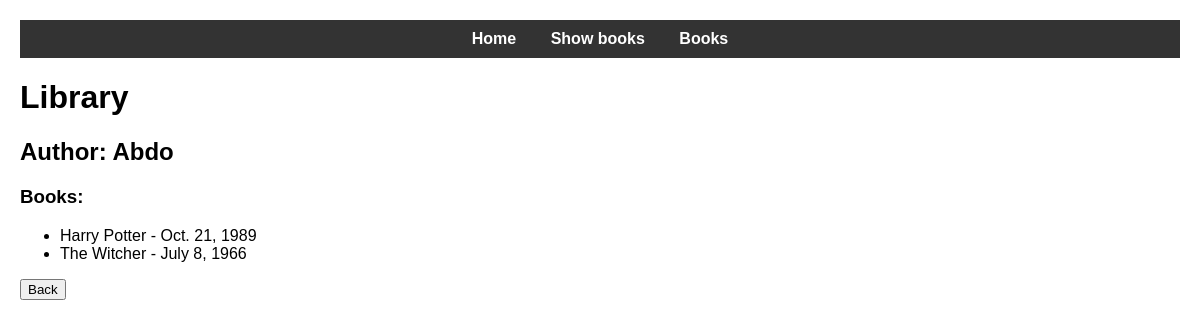
The app's page /libray/author/3/ with its own data.
### libray/models.py (models this page shows, shortened)
class Author(models.Model):
    name = models.CharField(max_length=100)

class Book(models.Model):
    name = models.CharField(max_length=200)
    publish_date = models.DateField()
    rate = models.IntegerField(default=0)
    author = models.ForeignKey(Author, on_delete=models.CASCADE, related_name='books')

### libray/views.py (the view)
# urls.py: path('author/<int:author_id>/', views.author, name='author'),
def author(request, author_id):
    author = get_object_or_404(Author, id=author_id)
    books = author.books.all()
    return render(request, 'pages/author.html', {'author': author, 'books': books})

### templates/pages/author.html
{% extends 'base.html' %}
{% block content %}
<h2>Author: {{ author.name }}</h2>
<h3>Books:</h3>
<ul>
    {% for book in books %}
        <li>{{ book.name }} - {{ book.publish_date }}</li>
    {% empty %}
        <li>No books found.</li>
    {% endfor %}
</ul>
{% endblock %}

### static/css/style.css (style rules this page uses)
body { font-family: Arial, sans-serif; margin: 20px; }

### records on screen
Author: name "Abdo"
Book: name "Harry Potter", publish_date "Oct. 21, 1989"
Book: name "The Witcher", publish_date "July 8, 1966"
